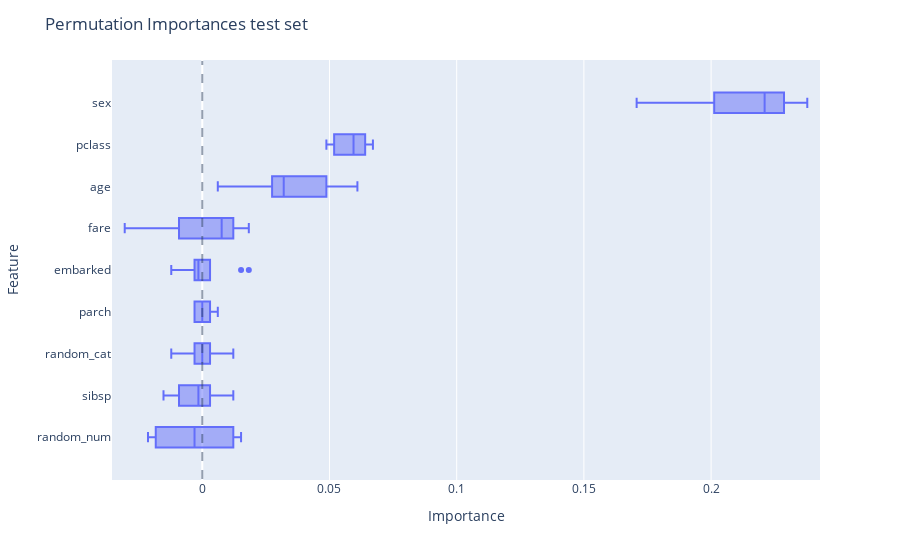

Notebook cell for this chart:
### Code cell
fig = plot_permutation_boxplot(rf, X_test, y_test, "test set")
fig.show()

### Figure 1 — Plotly figure (JSON) as saved in the notebook; plotly's stock layout.template omitted (floating-point values rounded to 4 significant figures)
{"data": [{"alignmentgroup": "True", "hovertemplate": "value=%{x}<br>variable=%{y}<extra></extra>", "legendgroup": "", "marker": {"color": "#636efa"}, "name": "", "notched": false, "offsetgroup": "", "orientation": "h", "showlegend": false, "type": "box", "x": [0.01524, -0.0122, 0, -0.02134, -0.02134, 0.0122, -0.006098, 0, 0.0122, -0.01829, 0.0122, -0.009146, -0.009146, 0.003049, -0.009146, -0.003049, -0.01524, 0.006098, 0.003049, 0, -0.009146, -0.0122, 0, 0, 0.009146, 0.0122, 0.003049, 0, 0, -0.003049, -0.003049, 0.003049, 0, 0.003049, 0.003049, 0, -0.003049, 0.006098, -0.003049, -0.003049, 0.003049, -0.003049, -0.0122, 0.01524, 0.003049, -0.006098, 0, -0.003049, 0.01829, -0.003049, 0.0122, -0.003049, 0.0122, 0.01829, -0.009146, 0.006098, 0.009146, -0.009146, -0.03049, 0.009146, 0.009146, 0.02744, 0.05793, 0.03354, 0.02744, 0.04878, 0.03049, 0.03659, 0.06098, 0.006098, 0.06098, 0.05793, 0.06707, 0.04878, 0.06402, 0.06707, 0.04878, 0.05183, 0.06098, 0.05488, 0.1707, 0.2378, 0.2287, 0.2287, 0.2012, 0.1738, 0.2378, 0.2165, 0.2226, 0.2195], "x0": " ", "xaxis": "x", "y": ["random_num", "random_num", "random_num", "random_num", "random_num", "random_num", "random_num", "random_num", "random_num", "random_num", "sibsp", "sibsp", "sibsp", "sibsp", "sibsp", "sibsp", "sibsp", "sibsp", "sibsp", "sibsp", "random_cat", "random_cat", "random_cat", "random_cat", "random_cat", "random_cat", "random_cat", "random_cat", "random_cat", "random_cat", "parch", "parch", "parch", "parch", "parch", "parch", "parch", "parch", "parch", "parch", "embarked", "embarked", "embarked", "embarked", "embarked", "embarked", "embarked", "embarked", "embarked", "embarked", "fare", "fare", "fare", "fare", "fare", "fare", "fare", "fare", "fare", "fare", "age", "age", "age", "age", "age", "age", "age", "age", "age", "age", "pclass", "pclass", "pclass", "pclass", "pclass", "pclass", "pclass", "pclass", "pclass", "pclass", "sex", "sex", "sex", "sex", "sex", "sex", "sex", "sex", "sex", "sex"], "y0": " ", "yaxis": "y"}], "layout": {"boxmode": "group", "legend": {"tracegroupgap": 0}, "margin": {"t": 60}, "shapes": [{"line": {"dash": "dash"}, "opacity": 0.5, "type": "line", "x0": 0, "x1": 0, "y0": -1, "y1": 9}], "showlegend": false, "title": {"text": "Permutation Importances test set"}, "xaxis": {"anchor": "y", "domain": [0, 1], "range": [-0.03549, 0.2428], "title": {"text": "Importance"}}, "yaxis": {"anchor": "x", "domain": [0, 1], "title": {"text": "Feature"}}}}
